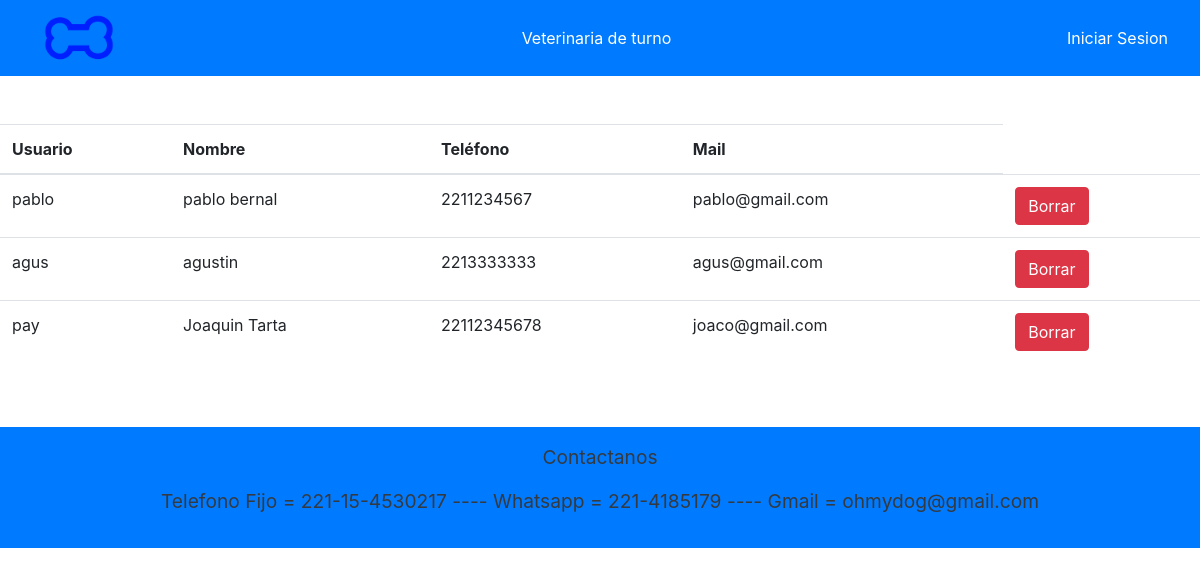
Before: /listarClientes with the older database file.
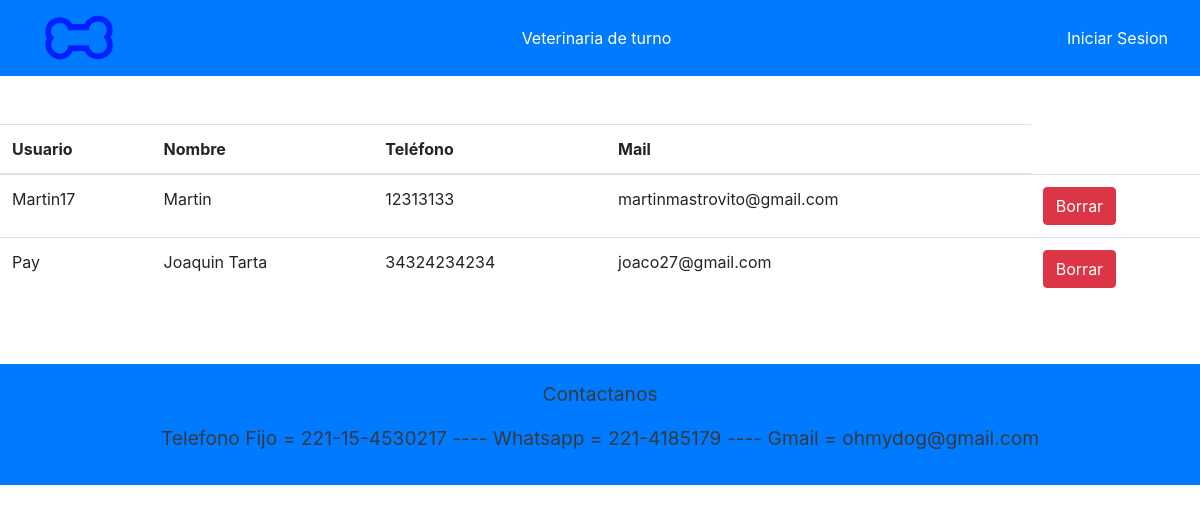
After: the same page with the newer database file.
### APP/models.py (models this page shows)
class Cliente(models.Model):
    nombreC = models.CharField(max_length=15)
    usuario = models.CharField(max_length=30)
    contra = models.CharField(max_length=30, null=True)
    mail = models.EmailField(max_length=30)
    telefono = models.IntegerField()

### APP/views.py (the view)
# urls.py: path('listarClientes',views.listarClientes,name='listarClientes'),
def listarClientes(request):
    cli = Cliente.objects.all()
    context = {
        'context':cli,
        'usuario':usuario
    }
    return render(request, 'paginas/listarClientes.html', context)

### APP/templates/paginas/listarClientes.html (shortened to what this page needs)
{% extends 'paginas/base.html' %}
{% load static %}
{% block contenido %}
<div class="d-flex justify-content-center flex-column align-items-center">
    {% if context|length == 0 %}
        <p>No hay Clientes Registrados</p>
    {% else %}
    <table class="table">
        <thead>
          <tr>
            <th>Usuario</th>
            <th>Nombre</th>
            <th>Teléfono</th>
            <th>Mail</th>
          </tr>
        </thead>
        <tbody>
          {% for c in context %}
          {% if c.usuario != 'Veterinario' %}
          <tr>
            <td>{{ c.usuario }}</td>
            <td>{{ c.nombreC }}</td>
            <td>{{ c.telefono }}</td>
            <td>{{ c.mail }}</td>
            <td>
              <button onclick="confirmar()" class="btn btn-danger">Borrar</button>
            </td>
          </tr>
          {% endif %}
          {% endfor %}
        </tbody>
    </table>
    {% endif %}
</div>
{% endblock %}

### APP/templates/paginas/base.html (shortened to what this page needs)
{% load static %}
<!DOCTYPE html>
<html lang="en">
<head>
    <link rel="stylesheet" href="https://maxcdn.bootstrapcdn.com/bootstrap/4.0.0/css/bootstrap.min.css">
</head>
<body>
    <nav class="navbar bg-primary">
        <div>
            <a href="/" class="navbar-brand container d-flex align-items-center justify-content-center">
                <img class="logo" src="static/imagenes/Logo2.png" height="50" width="80" class="d-inline-block align-top" alt="LOGO">
            </a>
        </div>
            <a href="/calendar" class="nav-item nav-link active text-white">Veterinaria de turno</a>
            {% if usuario.esCliente or usuario.esVeterinario %}
                <a href="/publicar" class="nav-item nav-link active text-white">Publicar</a>
                <a href="/publicaciones" class="nav-item nav-link active text-white">Mis Publicaciones</a>
                <a href="/LogOut" class="nav-item nav-link active text-white"><strong>{{ usuario.nombre }}</strong><br>Cerrar Sesion</a>
            {% else %}
                <a href="/LogIn" class="nav-item nav-link active text-white">Iniciar Sesion</a>
            {% endif %}
    </nav>
    <br>
    <br>
    {% block contenido %} {% endblock %}
    <br><br>
    <footer>
        <div class="container-fluid bg-primary text-center p-3" style="font-size: larger; color: rgb(23, 96, 179); text-align: center;">
            <p class="medium text-info text-dark">
                Contactanos
            </p>
            <p class="medium text-info text-dark">
                Telefono Fijo = 221-15-4530217 ----
                Whatsapp = 221-4185179 ----
                Gmail = ohmydog@gmail.com
            </p>
        </div>
    </footer>
</body>
</html>

### APP/templates/paginas/base.html (style rules this page uses)
.logo { mix-blend-mode: color-burn; }

Changed rows visible on the page:
removed Cliente: usuario "pablo", nombreC "pablo bernal", telefono "2211234567", mail "pablo@gmail.com"
removed Cliente: usuario "agus", nombreC "agustin", telefono "2213333333", mail "agus@gmail.com"
removed Cliente: usuario "pay", nombreC "Joaquin Tarta", telefono "22112345678", mail "joaco@gmail.com"
added Cliente: usuario "Martin17", nombreC "Martin", telefono "12313133", mail "martinmastrovito@gmail.com"
added Cliente: usuario "Pay", nombreC "Joaquin Tarta", telefono "34324234234", mail "joaco27@gmail.com"
